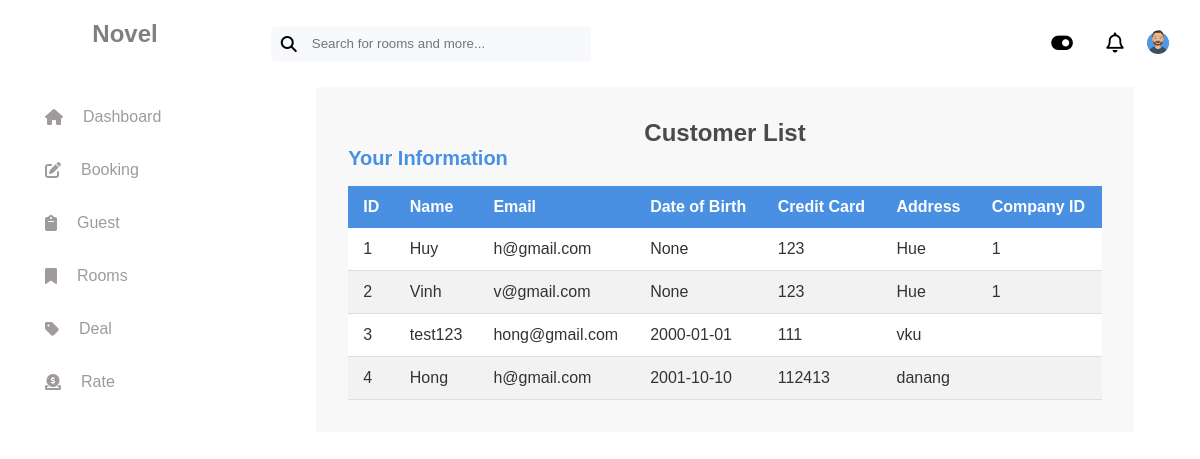
The page /customer (signed in) on the database as committed earlier.
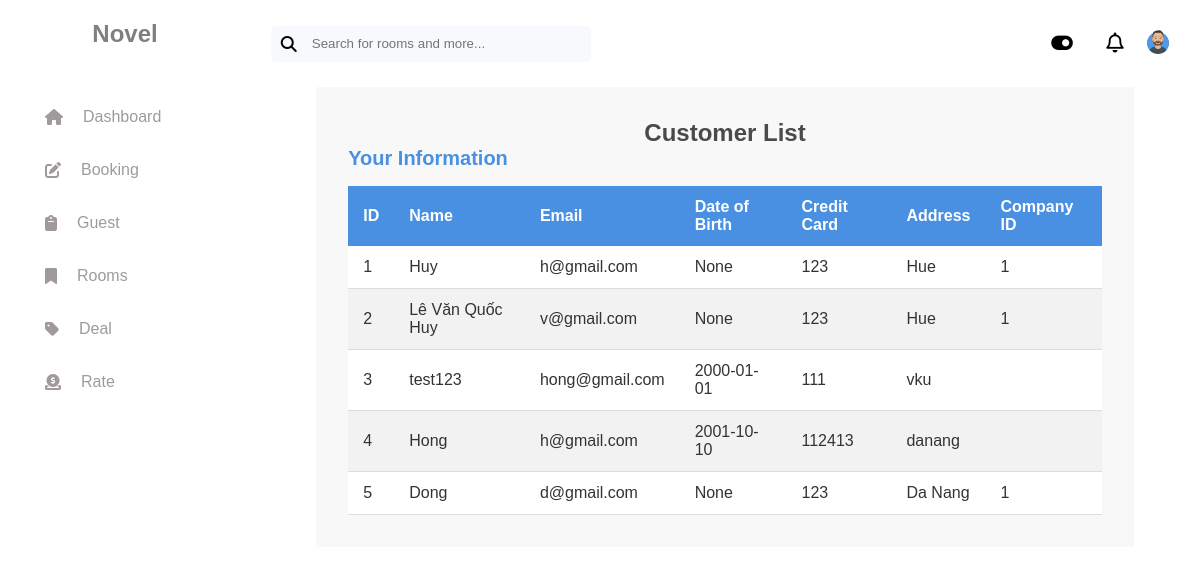
The same page on the database as committed later.
### tables this page shows
CREATE TABLE customer (
  customer_id INTEGER PRIMARY KEY AUTOINCREMENT,
  name TEXT NOT NULL,
  email TEXT,
  dob DATE,
  credit_card TEXT,
  address TEXT,
  company_id INTEGER
);

### app.py (the view)
@app.route('/customer', methods=["GET"])
def customer():
    try:
        conn = get_db_connection()
        customers = conn.execute("""SELECT *
                                    FROM customer""").fetchall()
        conn.close()
        if not customers:
            flash("No customer data!", "error")
            return redirect(url_for('index'))
        return render_template('customer.html', customers=customers)
    except Exception as e:
        flash(f"An error has occurred: {str(e)}", "error")
        return redirect(url_for('index'))

### app.py (called while the page is built)
@app.before_request
def check_authentication():
    if request.endpoint not in ['login', 'register'] and not session.get("logged_in"):
        return redirect(url_for("login"))

### database/database_function.py (called while the page is built)
def get_db_connection():
    conn = sqlite3.connect('hotel1.db')
    conn.row_factory = sqlite3.Row
    return conn

### templates/customer.html
{% extends "layout.html" %}
{% block stylesheets %}
    <link rel="stylesheet" href="{{ url_for('static', filename='css/customer.css') }}">
{% endblock %}
{% block content %}
    <div class="container">
        <h1>Customer List</h1>
        {% if customers %}
            <h3>Your Information</h3>
            <div class="table-responsive">
                <table class="table">
                    <thead>
                        <tr>
                            <th>ID</th>
                            <th>Name</th>
                            <th>Email</th>
                            <th>Date of Birth</th>
                            <th>Credit Card</th>
                            <th>Address</th>
                            <th>Company ID</th>
                        </tr>
                    </thead>
                    <tbody>
                        {% for customer in customers %}
                            <tr>
                                <td>{{ customer['customer_id'] }}</td>
                                <td>{{ customer['name'] }}</td>
                                <td>{{ customer['email'] }}</td>
                                <td>{{ customer['dob'] }}</td>
                                <td>{{ customer['credit_card'] }}</td>
                                <td>{{ customer['address'] }}</td>
                                <td>{{ customer['company_id'] }}</td>
                            </tr>
                        {% endfor %}
                    </tbody>
                </table>
            </div>
        {% else %}
            <p>No customer data to display.</p>
        {% endif %}
    </div>
{% endblock %}

### templates/layout.html (shortened to what this page needs)
<!DOCTYPE html>
<html lang="en">
    <head>
        <link rel="stylesheet" href="{{ url_for('static', filename='css/layout.css') }}" />
        {% block stylesheets %} {% endblock %}
    </head>
    <body>
        <aside class="sidebar">
            <h2>Novel</h2>
            <nav class="navigation">
                <ul>
                    <li>
                        <a href="{{ url_for('index') }}"><i class="fa-solid fa-house"></i>Dashboard</a>
                    </li>
                    <li>
                        <a href="{{ url_for('booking') }}"><i class="fa-solid fa-pen-to-square"></i>Booking</a>
                    </li>
                    <li>
                        <a href="{{ url_for('customer') }}"><i class="fa-solid fa-clipboard"></i>Guest</a>
                    </li>
                    <li>
                        <a href="{{ url_for('list_room') }}"><i class="fa-solid fa-bookmark"></i>Rooms</a>
                    </li>
                    <li>
                        <a href="#"><i class="fa-solid fa-tag"></i>Deal</a>
                    </li>
                    <li>
                        <a href="#"><i class="fa-solid fa-circle-dollar-to-slot"></i>Rate</a>
                    </li>
                </ul>
            </nav>
        </aside>
        <main>
            <header>
                <div class="header-top">
                    <div class="header-top-input">
                        <i class="fa-solid fa-magnifying-glass" style="font-size: 1rem; font-weight: bold"></i>
                        <input type="text" placeholder="Search for rooms and more..." />
                    </div>
                    <div class="header-top-sub">
                        <div class="dark-mode-container">
                            <button id="dark-mode-toggle">
                                <i class="fa-solid fa-toggle-on"></i>
                            </button>
                        </div>
                        <div class="notification-badge">
                            <i class="fa-regular fa-bell"></i>
                        </div>
                        <div class="user-profile">
                            {% if session.get('customer_name') %}
                            <a href="{{ url_for('profile') }}"><img alt="user" src="../static/avatar-2.png" /></a>
                            {% else %}
                            <li>
                                <a href="{{ url_for('login') }}"><img alt="user" src="../static/avatar-2.png" /></a>
                            </li>
                            {% endif %}
                        </div>
                    </div>
                </div>
            </header>
            {% block content %}{% endblock %}
        </main>
    </body>
</html>

### static/css/layout.css (style rules this page uses)
* { margin: 0; padding: 0; box-sizing: border-box; }
body { display: flex; font-family: Arial, Helvetica, sans-serif; }
main { flex: 1; padding: 1.3rem; min-height: 100vh; }
.sidebar { background-color: #fff; color: gray; padding: 20px; max-width: 250px; width: 250px; }
.sidebar h2 { text-align: center; margin-bottom: 50px; }
.sidebar .navigation ul { list-style: none; padding: 0; }
.sidebar .navigation ul li { margin: 15px 0; padding: 0 15px; }
.sidebar .navigation ul li a { display: flex; align-items: center; gap: 20px; text-decoration: none; color: rgb(161, 154, 154); padding: 10px; }
i { transition: color 0.3s ease; }
.header-top { display: flex; justify-content: space-between; }
.header-top-input { display: flex; gap: 15px; align-items: center; background-color: rgb(247, 249, 252); padding: 10px; border-radius: 5px; margin: 5px 0; width: 20rem; }
.header-top-input input { border: 0; background-color: rgb(247, 249, 252); width: 100%; }
.header-top-sub { display: flex; justify-content: space-between; align-items: center; width: 8rem; }
.user-profile { max-width: 100px; max-height: 60px; border-radius: 50%; overflow: hidden; display: flex; justify-content: center; align-items: center; }
.dark-mode-container { margin-right: 20px; }
.dark-mode-container button { border: 0; background-color: transparent; font-size: larger; }
.user-profile img { width: 100%; height: 24px; border-radius: 50%; }
.notification-badge i { font-size: 1.25rem; }

### static/css/customer.css (style rules this page uses)
.container { width: 90%; padding: 2rem; margin: 20px auto; background-color: #f8f8f8; }
.container h1 { text-align: center; font-size: 24px; color: #4a4a4a; }
h3 { font-size: 20px; color: #4a90e2; }
.table { width: 100%; border-collapse: collapse; margin-top: 1rem; }
.table thead th { background-color: #4a90e2; color: white; padding: 12px 15px; text-align: left; font-weight: bold; }
.table tbody tr { background-color: #fff; border-bottom: 1px solid #ddd; }
.table tbody tr:nth-child(even) { background-color: #f2f2f2; }
.table tbody td { padding: 12px 15px; color: #333; }
.table-responsive { overflow-x: auto; }

Rows that differ between the two databases and show on the page:
changed customer "v@gmail.com": name "Vinh" → "Lê Văn Quốc Huy"
added customer: customer_id "5", name "Dong", email "d@gmail.com", dob "None", credit_card "123", address "Da Nang", company_id "1"
